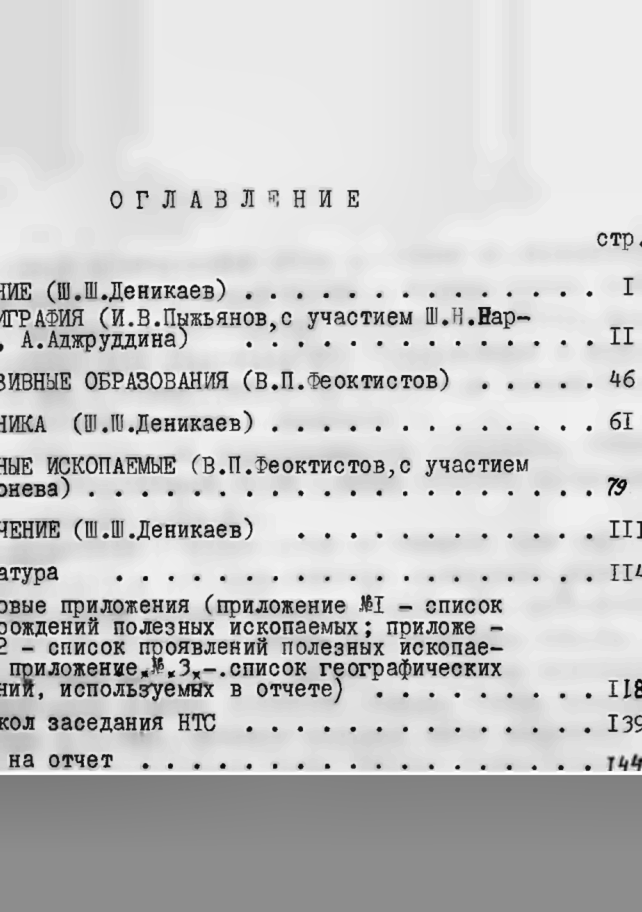
#> input picture result.png, 2568 x 3648 px, given in place of abbc23.png, which was not available (shown at 1/4 size)
$ python test_preprocessing.py
#> lines starting #> are read from the running program, lines starting #| are printed output that depends on the picture; after the words box and inside, x2 and y2 are one past the last pixel; in counts of white or black regions, pixels touching at a corner belong together; pictures that were not available may be replaced by others from this repository, and a replacement may not be noted
#> further down, img is the input picture: shape (3648, 2568, 3); min 0, max 255, mean 200.6
### preprocessing/crop.py
import cv2
import numpy as np


def crop_document(image):
    if image is None:
        raise ValueError("Empty image passed to crop_document.")

    gray = cv2.cvtColor(image, cv2.COLOR_BGR2GRAY)
    h, w = gray.shape[:2]
#> h = 3648; w = 2568

    best_box = None
    best_area = 0
    thresholds = [5, 8, 12, 15, 20, 25, 30, 40, 50]

    for t in thresholds:
        _, mask = cv2.threshold(gray, t, 255, cv2.THRESH_BINARY)
        kernel = np.ones((5, 5), np.uint8)
        mask = cv2.morphologyEx(mask, cv2.MORPH_CLOSE, kernel)

        contours, _ = cv2.findContours(mask, cv2.RETR_EXTERNAL, cv2.CHAIN_APPROX_SIMPLE)
        for cnt in contours:
            area = cv2.contourArea(cnt)
            if area < 200:
                continue
            x, y, bw, bh = cv2.boundingRect(cnt)
            if bw < 10 or bh < 10:
                continue
            if area > best_area:
                best_area = area
                best_box = (x, y, bw, bh)
#> this loop made 9 passes
#> contours on passes 1 to 2: [[[0, 0], [0, 3647], [2567, 3647], [2567, 0]]], [[[0, 0], [0, 3647], [2567, 3647], [2567, 0]]]
#> pass 1, in crop_document, `_, mask = cv2.threshold(gray, t, 255, cv2.THRESH_BINARY)`:
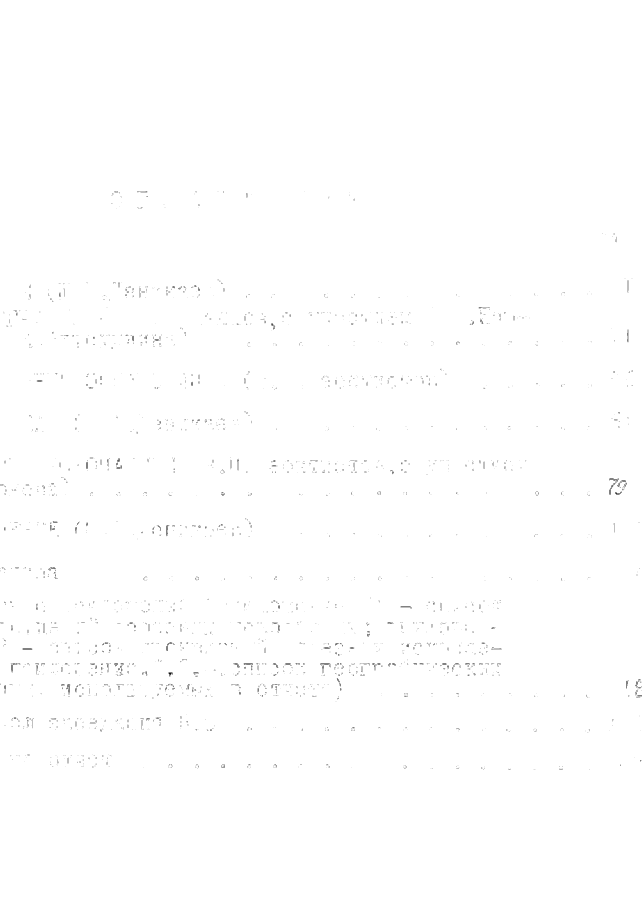
#> mask: shape (3648, 2568) (shown at 1/4 size); 99.7% white; black in thin lines or dots, all inside (x1, y1, x2, y2) = (0, 764, 2568, 3078)
#> pass 1, in crop_document, `mask = cv2.morphologyEx(mask, cv2.MORPH_CLOSE, kernel)`:
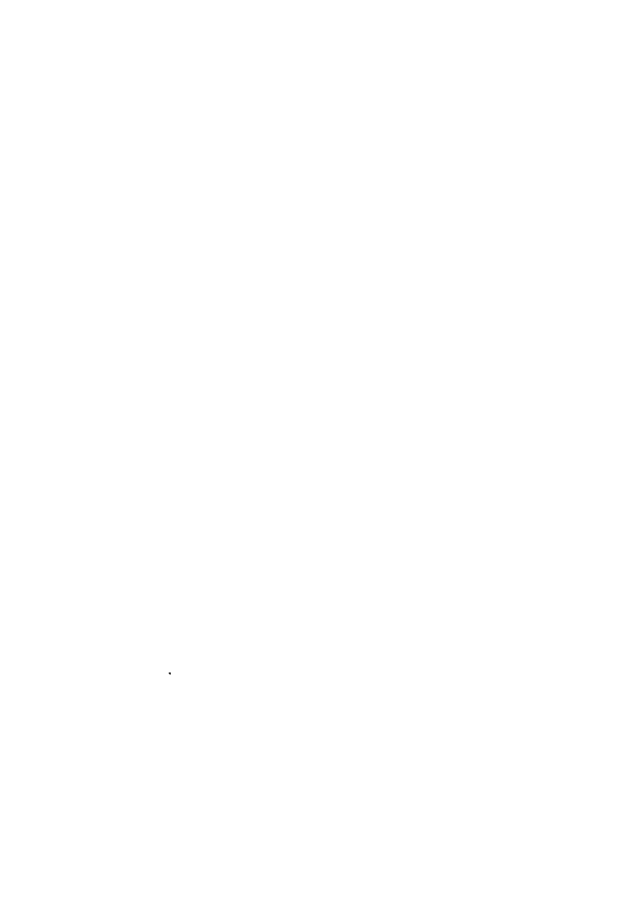
#> mask: shape (3648, 2568) (shown at 1/4 size); 100% white; 1 black region, box (x1, y1, x2, y2) and area: (675, 2690, 683, 2698) 55
#> after the loop:
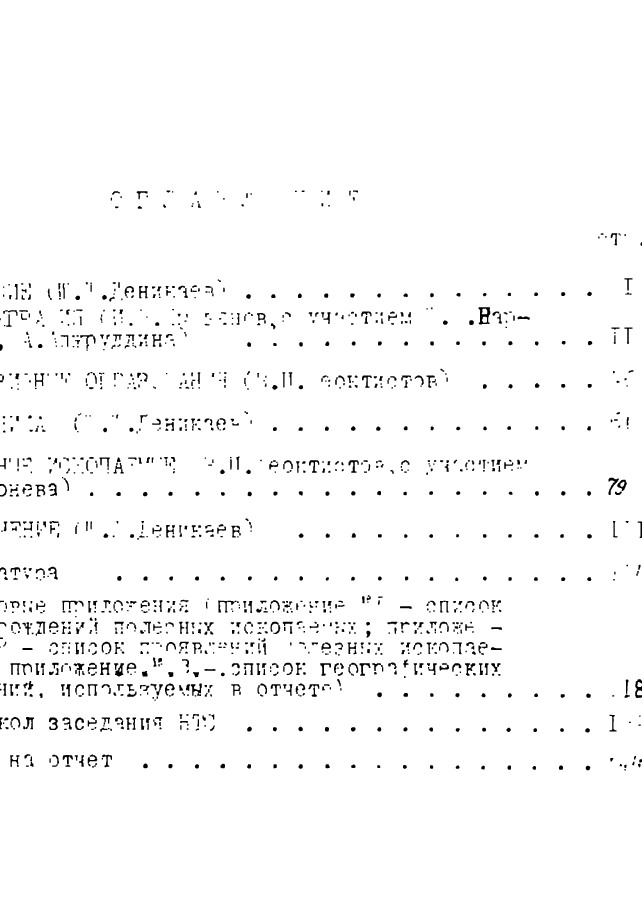
#> mask: shape (3648, 2568) (shown at 1/4 size); 97.7% white; 1438 black regions (2 under 20 px), largest, box (x1, y1, x2, y2) and area: (1914, 1229, 1961, 1298) 1758, (2541, 2717, 2568, 2792) 1153, (401, 2650, 441, 2700) 977
#> after the loop, best_area = 9361849; best_box = (0, 0, 2568, 3648)

    if best_box is None:
        return image

    x, y, bw, bh = best_box
#> x = 0; y = 0; bw = 2568; bh = 3648
    pad_x = max(10, int(bw * 0.08))
#> pad_x = 205
    pad_y = max(10, int(bh * 0.08))
#> pad_y = 291

    x1 = max(0, x - pad_x)
#> x1 = 0
    y1 = max(0, y - pad_y)
#> y1 = 0
    x2 = min(w, x + bw + pad_x)
#> x2 = 2568
    y2 = min(h, y + bh + pad_y)
#> y2 = 3648

    cropped = image[y1:y2, x1:x2]
    if cropped.size == 0:
        return image
    return cropped

### preprocessing/deskew.py
import cv2
import numpy as np


def deskew(image):
    if image is None:
        raise ValueError("Empty image passed to deskew.")

    if len(image.shape) == 3:
        gray = cv2.cvtColor(image, cv2.COLOR_BGR2GRAY)
    else:
        gray = image.copy()

    gray = cv2.GaussianBlur(gray, (3, 3), 0)
    _, thresh = cv2.threshold(gray, 0, 255, cv2.THRESH_BINARY + cv2.THRESH_OTSU)
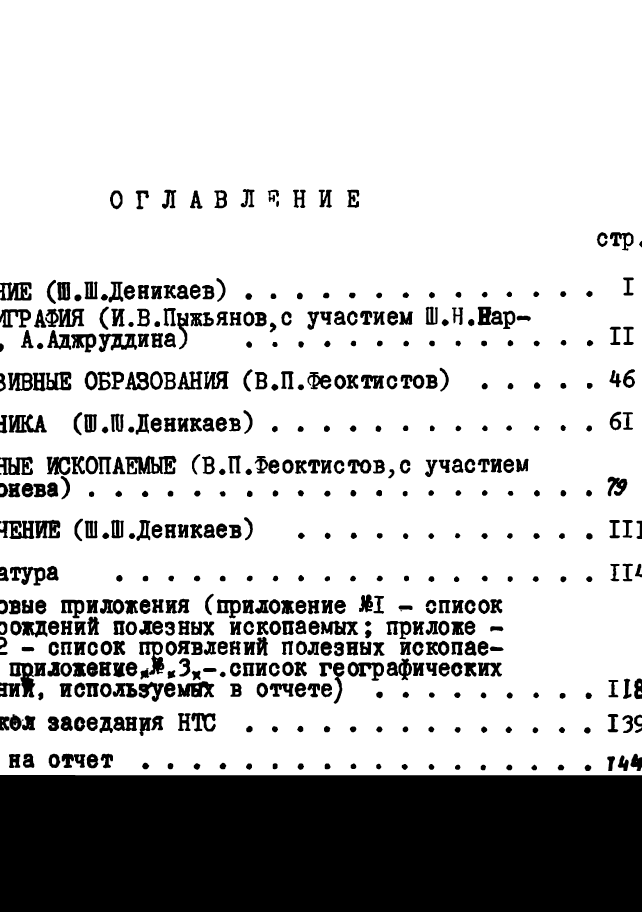
#> thresh: shape (3648, 2568) (shown at 1/4 size); 76.9% white; 506 black regions (1 under 20 px), largest, box (x1, y1, x2, y2) and area: (0, 3100, 2568, 3648) 1404997, (501, 1823, 705, 1897) 8987, (37, 2650, 141, 2790) 7117

    coords = np.column_stack(np.where(thresh < 255))
#> coords = 2164267 pairs, first value 756 to 3647, second value 0 to 2567
    if coords.size == 0:
        return image

    angle = cv2.minAreaRect(coords)[-1]
#> angle = -90
    if angle < -45:
        angle = -(90 + angle)
#> angle = 0
    else:
        angle = -angle

    if abs(angle) < 0.1:
        return image

    h, w = image.shape[:2]
    center = (w // 2, h // 2)
    matrix = cv2.getRotationMatrix2D(center, angle, 1.0)

    return cv2.warpAffine(
        image,
        matrix,
        (w, h),
        flags=cv2.INTER_CUBIC,
        borderMode=cv2.BORDER_REPLICATE,
    )

### preprocessing/enhancement.py
import cv2


def enhance_document(image):
    if image is None:
        raise ValueError("Empty image passed to enhance_document.")

    if len(image.shape) == 3:
        gray = cv2.cvtColor(image, cv2.COLOR_BGR2GRAY)
    else:
        gray = image.copy()

    gray = cv2.fastNlMeansDenoising(gray, None, 15, 7, 21)
    clahe = cv2.createCLAHE(clipLimit=2.5, tileGridSize=(8, 8))
    enhanced = clahe.apply(gray)
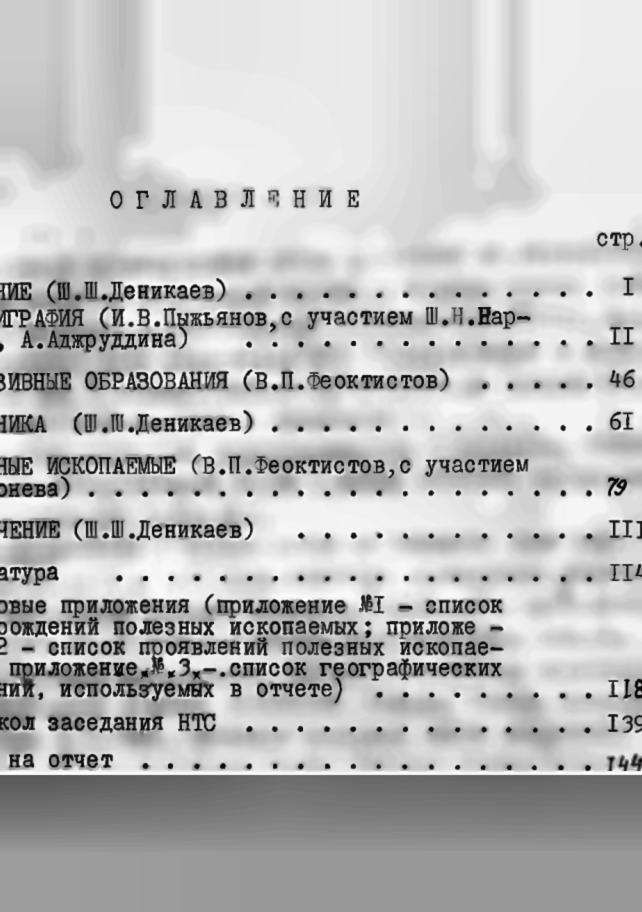
#> enhanced: shape (3648, 2568) (shown at 1/4 size); min 0, max 255, mean 187.5
    return enhanced

### preprocessing/super_resolution.py
import cv2


def upscale_document(image, factor=4):
#> called with factor = 4
    if image is None:
        raise ValueError("Empty image passed to upscale_document.")

    if factor <= 1:
        return image

    h, w = image.shape[:2]
#> h = 3648; w = 2568
    return cv2.resize(
        image,
        (w * factor, h * factor),
        interpolation=cv2.INTER_CUBIC,
    )

### test_preprocessing.py
import cv2

from preprocessing import (
    crop_document,
    deskew,
    enhance_document,
    upscale_document
)

img = cv2.imread("C:/Users/AFS/Pictures/Screenshots/abbc23.png")
img = crop_document(img)
img = deskew(img)
img = enhance_document(img)
img = upscale_document(img)
cv2.imwrite(
    "result.png",
    img
)
